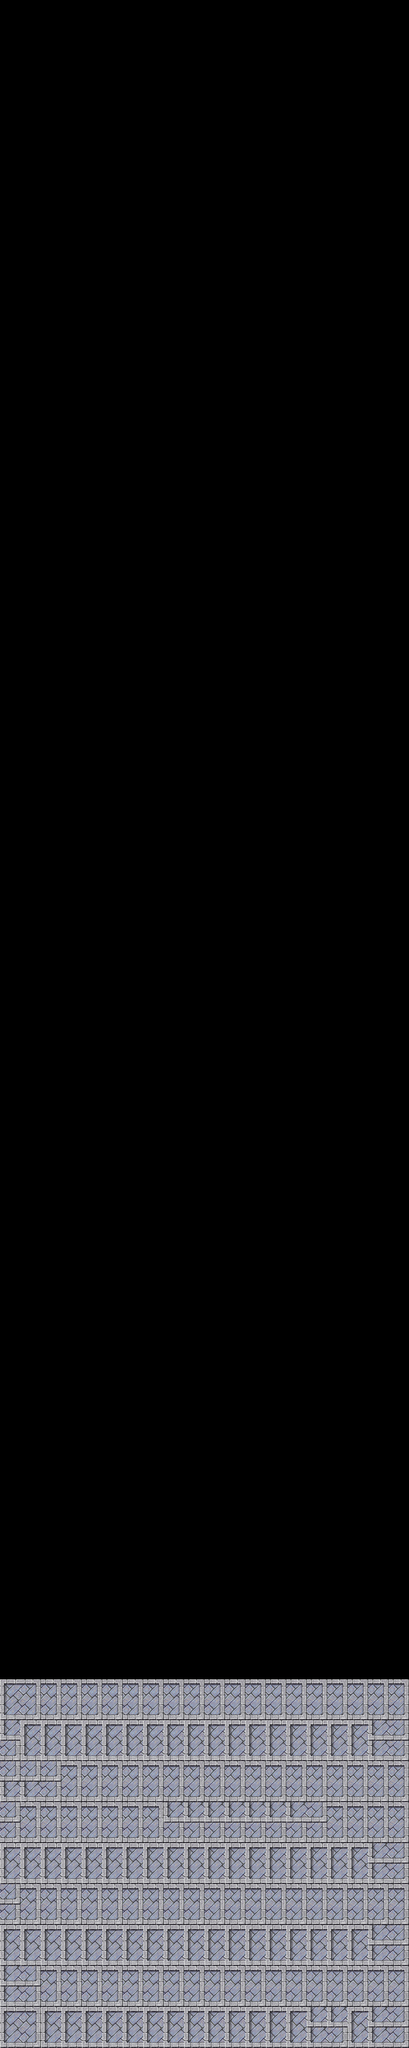

A level layout from a 2D game, rendered from its tile map. Below: a short description, then the map file with tile-grid data replaced by summaries:
An orthogonal 20x100 tile map with 32x32 px tiles, 1 tile layer (top).

<map version="1.0" orientation="orthogonal" renderorder="right-down" width="20" height="100" tilewidth="32" tileheight="32" nextobjectid="1">
 <tileset firstgid="1" name="tilea2" tilewidth="32" tileheight="32" tilecount="192">
  <image source="tilea2.png" width="512" height="384" />
 </tileset>
 <layer name="top" width="20" height="100">
  <properties>
   <property name="derecha" value="res/mazmorra2.tmx" />
  </properties>
  <data>[2000 cells, 360 non-empty, 4 distinct tile ids]</data>
 </layer>
</map>
